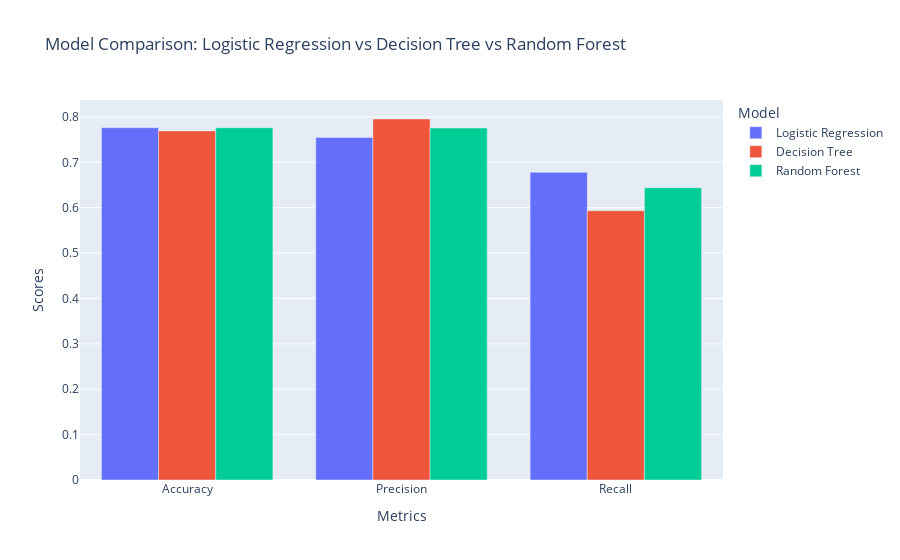

Notebook code for this chart:
### Markdown cell above
## Comparing Models Performance

### Code cell
import pandas as pd
import plotly.express as px

# Define models and their scores
models = ['Logistic Regression', 'Decision Tree', 'Random Forest']
metrics = ['Accuracy', 'Precision', 'Recall']

# Scores for each model


# Create the DataFrame
data = {
    'Model': (
        ['Logistic Regression'] * len(metrics) +
        ['Decision Tree'] * len(metrics) +
        ['Random Forest'] * len(metrics)
    ),
    'Metric': metrics * len(models),
    'Score': list(lr_scores) + list(dt_scores) + list(rf_scores)
}

df = pd.DataFrame(data)

# Plotting
fig = px.bar(df, x='Metric', y='Score', color='Model',
             barmode='group', title='Model Comparison: Logistic Regression vs Decision Tree vs Random Forest',
             labels={'Score': 'Scores', 'Metric': 'Metrics'})

# Show the plot
fig.show()

### Figure 1 — Plotly figure (JSON) as saved in the notebook; plotly's stock layout.template omitted (floating-point values rounded to 4 significant figures)
{"data": [{"alignmentgroup": "True", "hovertemplate": "Model=Logistic Regression<br>Metrics=%{x}<br>Scores=%{y}<extra></extra>", "legendgroup": "Logistic Regression", "marker": {"color": "#636efa", "pattern": {"shape": ""}}, "name": "Logistic Regression", "offsetgroup": "Logistic Regression", "orientation": "v", "showlegend": true, "textposition": "auto", "type": "bar", "x": ["Accuracy", "Precision", "Recall"], "xaxis": "x", "y": [0.7762, 0.7547, 0.678], "yaxis": "y"}, {"alignmentgroup": "True", "hovertemplate": "Model=Decision Tree<br>Metrics=%{x}<br>Scores=%{y}<extra></extra>", "legendgroup": "Decision Tree", "marker": {"color": "#EF553B", "pattern": {"shape": ""}}, "name": "Decision Tree", "offsetgroup": "Decision Tree", "orientation": "v", "showlegend": true, "textposition": "auto", "type": "bar", "x": ["Accuracy", "Precision", "Recall"], "xaxis": "x", "y": [0.7692, 0.7955, 0.5932], "yaxis": "y"}, {"alignmentgroup": "True", "hovertemplate": "Model=Random Forest<br>Metrics=%{x}<br>Scores=%{y}<extra></extra>", "legendgroup": "Random Forest", "marker": {"color": "#00cc96", "pattern": {"shape": ""}}, "name": "Random Forest", "offsetgroup": "Random Forest", "orientation": "v", "showlegend": true, "textposition": "auto", "type": "bar", "x": ["Accuracy", "Precision", "Recall"], "xaxis": "x", "y": [0.7762, 0.7755, 0.6441], "yaxis": "y"}], "layout": {"barmode": "group", "legend": {"title": {"text": "Model"}, "tracegroupgap": 0}, "title": {"text": "Model Comparison: Logistic Regression vs Decision Tree vs Random Forest"}, "xaxis": {"anchor": "y", "domain": [0, 1], "title": {"text": "Metrics"}}, "yaxis": {"anchor": "x", "domain": [0, 1], "title": {"text": "Scores"}}}}
